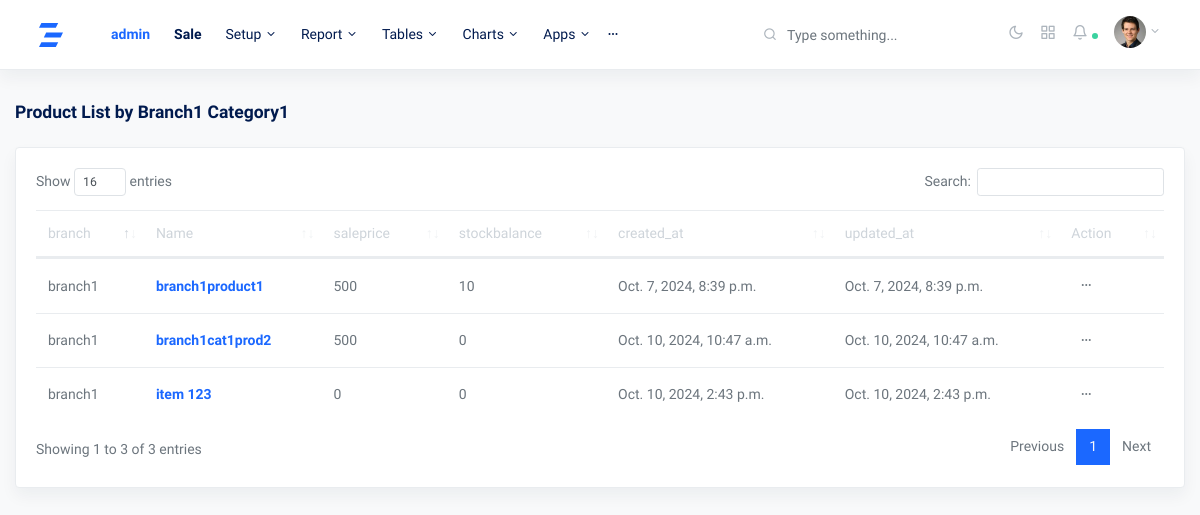
The page /product_list_by_category/1/ (signed in) on the database its author committed.
### myapp/models.py (models this page shows, shortened)
class category(models.Model):
    branch = models.ForeignKey(branch, on_delete=models.CASCADE, blank=True, null=True)
    usr = models.ForeignKey(User, on_delete=models.SET_NULL, null=True, blank=True)
    category = models.CharField(max_length=255, blank=True, null=True)
    created_at = models.DateTimeField(auto_now_add=True)
    updated_at = models.DateTimeField(auto_now=True)
    def __str__(self):
        return self.category

class product(models.Model):
    branch = models.ForeignKey(branch, on_delete=models.CASCADE, blank=True, null=True)
    photo = models.ImageField(upload_to='', blank=True, null=True)
    name = models.CharField(max_length=255, blank=True, null=True)
    category = models.ForeignKey(category, on_delete=models.CASCADE, blank=True, null=True)
    saleprice = models.PositiveIntegerField(default=0)
    purchaseprice = models.PositiveIntegerField(default=0)
    stockbalance = models.IntegerField(default=0)
    created_at = models.DateTimeField(auto_now_add=True)
    updated_at = models.DateTimeField(auto_now=True)

class branch(models.Model):
    usr = models.ForeignKey(User, on_delete=models.CASCADE, null=True, blank=True)
    branch_name = models.CharField(max_length=225,blank=True, null=True)
    phone = models.CharField(max_length=225,blank=True, null=True)
    address = models.CharField(max_length=225,blank=True, null=True)
    created_at = models.DateTimeField(auto_now_add=True)
    updated_at = models.DateTimeField(auto_now=True)
    def __str__(self):
        return self.branch_name

### myapp/views.py (the view, shortened to what this page needs)
# urls.py: path('product_list_by_category/<int:id>/', product_list_by_category.as_view(), name='product_list_by_category'),
class product_list_by_category(View):
    def get(self, request, id):
        try:
            branch_id = self.request.session.get("branch_id", None)
            catauth = category.objects.get(usr=request.user, branch=branch_id, id=id)
            if branch_id is not None and catauth.id == id:
                cat = get_object_or_404(category, id=id)
                products = product.objects.filter(category=cat)
                fm = itemcreateform()
                context = {'products':products, 'cat':cat, 'fm':fm}
                return render(request, 'product_list_by_category.html', context)
        except:
            return redirect('myapp:homeview')

### myapp/forms.py
class itemcreateform(forms.ModelForm):
    class Meta:
        model = product
        fields = ['name', 'saleprice', 'purchaseprice']
        widgets = {
            'name' : forms.TextInput(attrs={'class': 'form-control', 'required':'True'}),
            'saleprice' : forms.NumberInput(attrs={'class': 'form-control'}),
            'purchaseprice' : forms.NumberInput(attrs={'class': 'form-control'}),
        }

### templates/product_list_by_category.html (shortened to what this page needs)
{% extends 'base.html' %}
{% block content %}
<div class="row justify-content-center">
    <div class="col-12">
      <h5 class="mb-2 page-title">Product List by {{cat}}</h5>
      <div class="row my-4">
        <div class="col-md-12">
          <div class="card shadow">
            <div class="card-body">
              <table class="table datatables" id="categoryview-1">
                <thead>
                  <tr>
                    <th>branch</th>
                    <th>Name</th>
                    <th>saleprice</th>
                    <th>stockbalance</th>
                    <th>created_at</th>
                    <th>updated_at</th>
                    <th>Action</th>
                  </tr>
                </thead>
                <tbody id="categorylist">
                  {% for p in products %}
                  <tr class="prolisttr">
                    <td>{{p.branch}}</td>
                    <td ><strong class="text-primary">{{p.name}}</strong></td>
                    <td>{{p.saleprice}}</td>
                    <td>{{p.stockbalance}}</td>
                    <td>{{p.created_at}}</td>
                    <td>{{p.updated_at}}</td>
                    <td><button class="btn btn-sm dropdown-toggle more-horizontal" type="button" data-toggle="dropdown" aria-haspopup="true" aria-expanded="false">
                      </button>
                    </td>
                  </tr>
                  {% endfor %}
                </tbody>
              </table>
            </div>
          </div>
        </div>
      </div>
    </div>
  </div>
{% endblock content %}

### templates/base.html (shortened to what this page needs)
{% load static %}
<!doctype html>
<html lang="en">
  <head>
    <link rel="stylesheet" href="{% static 'css/simplebar.css' %}">
    <link rel="stylesheet" href="{% static 'css/feather.css' %}">
    <link rel="stylesheet" href="{% static 'css/dataTables.bootstrap4.css' %}">
    <link rel="stylesheet" href="{% static 'css/select2.css' %}">
    <link rel="stylesheet" href="{% static 'css/dropzone.css' %}">
    <link rel="stylesheet" href="{% static 'css/uppy.min.css' %}">
    <link rel="stylesheet" href="{% static 'css/jquery.steps.css' %}">
    <link rel="stylesheet" href="{% static 'css/jquery.timepicker.css' %}">
    <link rel="stylesheet" href="{% static 'css/quill.snow.css' %}">
    <link rel="stylesheet" href="{% static 'css/daterangepicker.css' %}">
    <link rel="stylesheet" href="{% static 'css/app-light.css' %}" id="lightTheme">
    <link rel="stylesheet" href="{% static 'css/app-dark.css' %}" id="darkTheme" disabled>
  </head>
  <body class="horizontal light  ">
    <div class="wrapper">
      <nav class="navbar navbar-expand-lg navbar-light bg-white flex-row border-bottom shadow">
        <div class="container-fluid">
          <a class="navbar-brand mx-lg-1 mr-0" href="#">
          </a>
          <div class="navbar-slide bg-white ml-lg-4" id="navbarSupportedContent">
            <ul class="navbar-nav mr-auto">
                <a class="nav-link" href="{% url 'myapp:homeview' %}">
                  <span class="ml-lg-2"><strong class="text-primary">{{request.session.branch_name}}</strong></span>
                </a>
                <a class="nav-link" href="{% url 'myapp:saleview' %}">
                  <span class="ml-lg-2"><strong>Sale</strong></span>
                </a>
              <li class="nav-item dropdown">
                <a href="#" id="ui-elementsDropdown" class="dropdown-toggle nav-link" role="button" data-toggle="dropdown" aria-haspopup="true" aria-expanded="false">
                  <span class="ml-lg-2">Setup</span>
                </a>
              </li>
              <li class="nav-item dropdown">
                <a href="#" id="formsDropdown" class="dropdown-toggle nav-link" role="button" data-toggle="dropdown" aria-haspopup="true" aria-expanded="false">
                  <span class="ml-lg-2">Report</span>
                </a>
              </li>
              <li class="nav-item dropdown">
                <a href="#" id="tablesDropdown" class="dropdown-toggle nav-link" role="button" data-toggle="dropdown" aria-haspopup="true" aria-expanded="false">
                  <span class="ml-lg-2">Tables</span>
                </a>
              </li>
              <li class="nav-item dropdown">
                <a class="dropdown-toggle nav-link pl-lg-3" href="#" id="chartsDropdown" role="button" data-toggle="dropdown" aria-haspopup="true" aria-expanded="false"> Charts </a>
              </li>
              <li class="nav-item dropdown">
                <a class="dropdown-toggle nav-link pl-lg-3" href="#" id="appsDropdown" role="button" data-toggle="dropdown" aria-haspopup="true" aria-expanded="false"> Apps </a>
              </li>
              <li class="nav-item dropdown more">
                <a class="dropdown-toggle more-horizontal nav-link" href="#" id="moreDropdown" role="button" data-toggle="dropdown" aria-haspopup="true" aria-expanded="false">
                </a>
              </li>
            </ul>
          </div>
          <form class="form-inline ml-md-auto d-none d-lg-flex searchform text-muted">
            <input class="form-control mr-sm-2 bg-transparent border-0 pl-4 text-muted" type="search" placeholder="Type something..." aria-label="Search">
          </form>
          <ul class="navbar-nav d-flex flex-row">
            <li class="nav-item">
              <a class="nav-link text-muted my-2" href="./#" id="modeSwitcher" data-mode="light">
                <i class="fe fe-sun fe-16"></i>
              </a>
            </li>
            <li class="nav-item">
              <a class="nav-link text-muted my-2" href="./#" data-toggle="modal" data-target=".modal-shortcut">
                <i class="fe fe-grid fe-16"></i>
              </a>
            </li>
            <li class="nav-item nav-notif">
              <a class="nav-link text-muted my-2" href="./#" data-toggle="modal" data-target=".modal-notif">
                <i class="fe fe-bell fe-16"></i>
                <span class="dot dot-md bg-success"></span>
              </a>
            </li>
            <li class="nav-item dropdown ml-lg-0">
              <a class="nav-link dropdown-toggle text-muted" href="#" id="navbarDropdownMenuLink" role="button" data-toggle="dropdown" aria-haspopup="true" aria-expanded="false">
                <span class="avatar avatar-sm mt-2">
                  <img src="{% static 'assets/avatars/face-2.jpg' %}" alt="..." class="avatar-img rounded-circle">
                </span>
              </a>
            </li>
          </ul>
        </div>
      </nav>
      <main role="main" class="main-content">
        <div class="container-fluid">
          {% block content %}{% endblock content %}
        </div>
      </main>
    </div>
  </body>
</html>

### static/css/feather.css (style rules this page uses)
.fe { font-family: "feather" !important; speak: none; font-style: normal; font-weight: normal; font-variant: normal; text-transform: none; line-height: 1; -webkit-font-smoothing: antialiased; -moz-osx-font-smoothing: grayscale; }
.fe-16 { font-size: 16px; }
.fe-bell:before { content: ""; }
.fe-grid:before { content: ""; }
.fe-sun:before { content: ""; }

### rows shown on the page
category: category "Branch1 Category1"
product: branch "branch1", name "branch1product1", saleprice "500", stockbalance "10", created_at "Oct. 7, 2024, 8:39 p.m.", updated_at "Oct. 7, 2024, 8:39 p.m."
product: branch "branch1", name "branch1cat1prod2", saleprice "500", stockbalance "0", created_at "Oct. 10, 2024, 10:47 a.m.", updated_at "Oct. 10, 2024, 10:47 a.m."
product: branch "branch1", name "item 123", saleprice "0", stockbalance "0", created_at "Oct. 10, 2024, 2:43 p.m.", updated_at "Oct. 10, 2024, 2:43 p.m."

### other values the page prints
{{ request.session.branch_name }} "admin"
